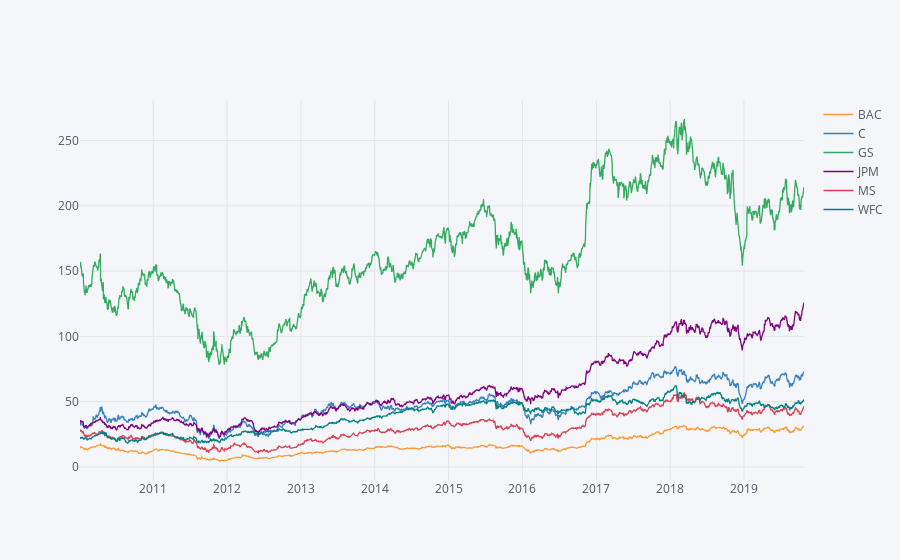

The notebook cell saved with this chart:
### Code cell
bank_stocks.xs(key='Close',axis=1,level='Stock Info').iplot()

### Figure 1 — Plotly figure (JSON) as saved in the notebook; plotly's stock layout.template omitted (floating-point values rounded to 4 significant figures; data arrays with more than 128 entries replaced by an {"elided": "..."} marker saying what was removed)
{"data": [{"line": {"color": "rgba(255, 153, 51, 1.0)", "dash": "solid", "shape": "linear", "width": 1.3}, "mode": "lines", "name": "BAC", "text": "", "type": "scatter", "uid": "c938d818-b243-4073-a1b0-d2c0a9c641e0", "x": {"elided": "2471 str values"}, "y": {"elided": "2471 float values"}}, {"line": {"color": "rgba(55, 128, 191, 1.0)", "dash": "solid", "shape": "linear", "width": 1.3}, "mode": "lines", "name": "C", "text": "", "type": "scatter", "uid": "0bfcd954-c11e-4128-8349-84d879c6a2ac", "x": {"elided": "2471 str values"}, "y": {"elided": "2471 float values"}}, {"line": {"color": "rgba(50, 171, 96, 1.0)", "dash": "solid", "shape": "linear", "width": 1.3}, "mode": "lines", "name": "GS", "text": "", "type": "scatter", "uid": "7cc381eb-fc3b-4930-8db1-74d053fcf78a", "x": {"elided": "2471 str values"}, "y": {"elided": "2471 float values"}}, {"line": {"color": "rgba(128, 0, 128, 1.0)", "dash": "solid", "shape": "linear", "width": 1.3}, "mode": "lines", "name": "JPM", "text": "", "type": "scatter", "uid": "6e21f110-93b4-4ee4-963d-5a135c5c5bc1", "x": {"elided": "2471 str values"}, "y": {"elided": "2471 float values"}}, {"line": {"color": "rgba(219, 64, 82, 1.0)", "dash": "solid", "shape": "linear", "width": 1.3}, "mode": "lines", "name": "MS", "text": "", "type": "scatter", "uid": "94cd5a6a-a794-40eb-b5f0-9685e8feff8a", "x": {"elided": "2471 str values"}, "y": {"elided": "2471 mixed values"}}, {"line": {"color": "rgba(0, 128, 128, 1.0)", "dash": "solid", "shape": "linear", "width": 1.3}, "mode": "lines", "name": "WFC", "text": "", "type": "scatter", "uid": "3ef468fe-d351-47bc-b80f-4ac089fd5791", "x": {"elided": "2471 str values"}, "y": {"elided": "2471 float values"}}], "layout": {"legend": {"bgcolor": "#F5F6F9", "font": {"color": "#4D5663"}}, "paper_bgcolor": "#F5F6F9", "plot_bgcolor": "#F5F6F9", "title": {"font": {"color": "#4D5663"}}, "xaxis": {"gridcolor": "#E1E5ED", "showgrid": true, "tickfont": {"color": "#4D5663"}, "title": {"font": {"color": "#4D5663"}, "text": ""}, "zerolinecolor": "#E1E5ED"}, "yaxis": {"gridcolor": "#E1E5ED", "showgrid": true, "tickfont": {"color": "#4D5663"}, "title": {"font": {"color": "#4D5663"}, "text": ""}, "zerolinecolor": "#E1E5ED"}}}
